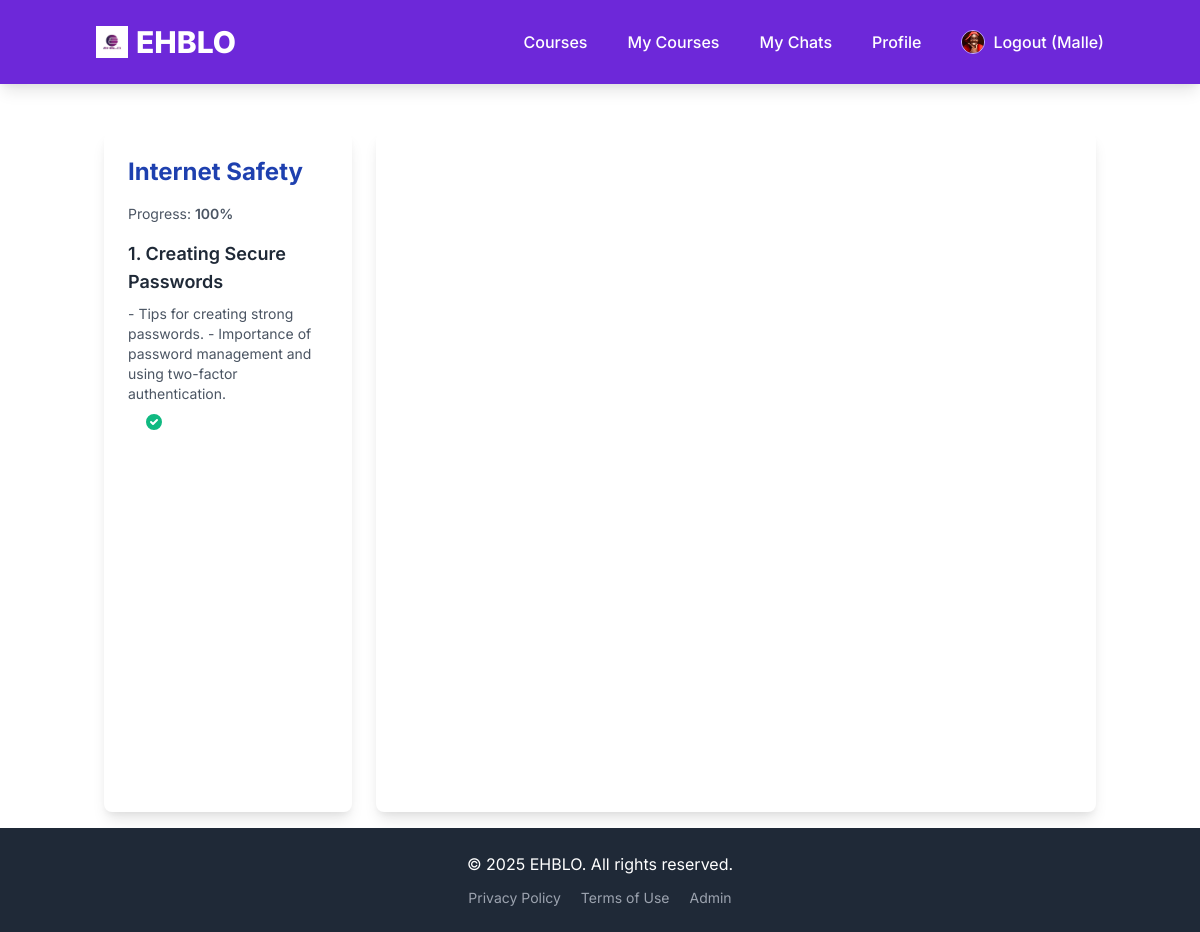
Screenshot of /courses/my-courses/3/ (signed in) with the database file from the repository.
### users/models.py (models this page shows, shortened)
class CustomUser(AbstractUser):
    USER_TYPE_CHOICES = (
        ("student", "Student"),
        ("instructor", "Instructor"),
    )
    user_type = models.CharField(max_length=20, choices=USER_TYPE_CHOICES, default="student")
    bio = models.TextField(blank=True, null=True)
    profile_picture = models.ImageField(upload_to='profile_pics/', blank=True, null=True)
    phone_number = models.CharField(max_length=20, blank=True, null=True)
    country = models.CharField(max_length=100, blank=True, null=True)
    class Meta:
        verbose_name = "User"
        verbose_name_plural = "Users"

### courses/models.py (models this page shows, shortened)
class Course(models.Model):
    instructor = models.ForeignKey(settings.AUTH_USER_MODEL,
                                   on_delete=models.CASCADE,
                                   related_name='courses_created',
                                   limit_choices_to={'user_type': 'instructor'})
    subject = models.ForeignKey(Subject,
                                 on_delete=models.CASCADE,
                                 related_name='courses')
    title = models.CharField(max_length=250)
    slug = models.SlugField(max_length=250, unique=True, blank=True)
    overview = models.TextField()
    created = models.DateTimeField(auto_now_add=True)
    updated = models.DateTimeField(auto_now=True)
    price = models.DecimalField(max_digits=10, decimal_places=2, default=0.00) # 0 for free courses
    is_published = models.BooleanField(default=False)
    tags = TaggableManager(blank=True)
    image = models.ImageField(upload_to='course_thumbnails/', null=True, blank=True)
    class Meta:
        ordering = ('-created',)

class Module(models.Model):
    course = models.ForeignKey(Course,
                               on_delete=models.CASCADE,
                               related_name='modules')
    title = models.CharField(max_length=250)
    description = models.TextField(blank=True)
    order = models.PositiveIntegerField(default=0, blank=True, null=True)
    class Meta:
        ordering = ('order',)
        unique_together = ('course', 'title')

class Content(models.Model):
    module = models.ForeignKey(Module,
                               on_delete=models.CASCADE,
                               related_name='contents')
    title = models.CharField(max_length=250, blank=True)
    order = models.PositiveIntegerField(default=0, blank=True, null=True)
    created = models.DateTimeField(auto_now_add=True)
    updated = models.DateTimeField(auto_now=True)
    content_type = models.ForeignKey(ContentType,
                                     on_delete=models.CASCADE,
                                     limit_choices_to={'model__in':(
                                         'textcontent',
                                         'videocontent',
                                         'imagecontent',
                                         'filecontent')})
    object_id = models.PositiveIntegerField()
    item = GenericForeignKey('content_type', 'object_id')
    class Meta:
        ordering = ('order',)
        unique_together = ('module', 'order')

### courses/views.py (the view)
# urls.py: path('my-courses/<int:enrollment_id>/', views.CoursePlayerView.as_view(), name='course_player_home'), # Start of course
class CoursePlayerView(LoginRequiredMixin, DetailView):
    model = Enrollment
    template_name = 'courses/course_player.html'
    context_object_name = 'enrollment'
    slug_field = 'pk' # We're using enrollment_id as pk for lookup
    def get_object(self, queryset=None):
        enrollment_id = self.kwargs.get('enrollment_id')
        enrollment = get_object_or_404(Enrollment, id=enrollment_id, student=self.request.user)
        return enrollment
    def get_context_data(self, **kwargs):
        context = super().get_context_data(**kwargs)
        enrollment = self.get_object()
        course = enrollment.course
        module_id = self.kwargs.get('module_id')
        content_id = self.kwargs.get('content_id')
        selected_module = None
        selected_content = None
        if module_id:
            try:
                selected_module = course.modules.get(id=module_id)
            except Module.DoesNotExist:
                raise Http404("Module not found in this course.")
        if not selected_module and course.modules.exists():
            selected_module = course.modules.first()
            if selected_module.contents.exists():
                selected_content = selected_module.contents.first()
        elif selected_module and not content_id and selected_module.contents.exists():
            selected_content = selected_module.contents.first()
        elif selected_module and content_id:
            try:
                selected_content = selected_module.contents.get(id=content_id)
            except Content.DoesNotExist:
                raise Http404("Content not found in this module.")
        context['course'] = course
        context['selected_module'] = selected_module
        context['selected_content'] = selected_content
        context['modules'] = course.modules.prefetch_related('contents') # Eager load contents
        total_contents_in_course = course.modules.aggregate(total=Count('contents'))['total']
        context['total_contents_in_course'] = total_contents_in_course
        if selected_content and not enrollment.completed_contents.filter(id=selected_content.id).exists():
            enrollment.completed_contents.add(selected_content)
            messages.success(self.request, f"Marked '{selected_content.title or selected_content.item.__class__.__name__}' as completed!")
        context['completed_content_ids'] = list(enrollment.completed_contents.values_list('id', flat=True))
        context['progress_percentage'] = enrollment.get_progress()
        return context

### courses/models.py (called while the page is built)
    def get_progress(self):
        total_contents = self.course.modules.aggregate(total=models.Count('contents'))['total']
        if not total_contents:
            return 0
        completed_count = self.completed_contents.count()
        return (completed_count / total_contents) * 100

### courses/templates/courses/course_player.html (shortened to what this page needs)
{% extends "base.html" %}
{% load static %}
{% block content %}
<div class="flex flex-col lg:flex-row min-h-screen-minus-header-footer">
    <aside class="w-full lg:w-1/4 bg-white p-6 shadow-lg rounded-lg mb-6 lg:mb-0 lg:mr-6">
        <h2 class="text-2xl font-bold text-blue-800 mb-4">{{ course.title }}</h2>
        <p class="text-sm text-gray-600 mb-4">Progress: <span class="font-semibold">{{ progress_percentage|floatformat:"0" }}%</span></p>
        <ul class="space-y-4">
            {% for module in modules %}
                <li>
                    <h3 class="text-lg font-semibold text-gray-800 mb-2 flex justify-between items-center">
                        <span>{{ module.order }}. {{ module.title }}</span>
                    </h3>
                    {% if module.description %}
                        <p class="text-sm text-gray-600 mb-2">{{ module.description }}</p>
                    {% endif %}
                    <ul class="ml-4 space-y-2">
                        {% for content in module.contents.all %}
                            <li class="flex items-center space-x-2">
                                {% if content.id in completed_content_ids %}
                                    <svg class="w-5 h-5 text-green-500" fill="currentColor" viewBox="0 0 20 20" xmlns="http://www.w3.org/2000/svg"><path fill-rule="evenodd" d="M10 18a8 8 0 100-16 8 8 0 000 16zm3.707-9.293a1 1 0 00-1.414-1.414L9 10.586 7.707 9.293a1 1 0 00-1.414 1.414l2 2a1 1 0 001.414 0l4-4z" clip-rule="evenodd"></path></svg>
                                {% endif %}
                            </li>
                        {% endfor %}
                    </ul>
                </li>
            {% endfor %}
        </ul>
    </aside>
    <main class="flex-grow bg-white p-8 shadow-lg rounded-lg">
    </main>
</div>
{% endblock %}

### templates/base.html (shortened to what this page needs)
<!DOCTYPE html>
<html lang="en">
<head>
    {% load static %}
    <link href="https://cdn.jsdelivr.net/npm/tailwindcss@2.2.19/dist/tailwind.min.css" rel="stylesheet">
</head>
<body class="flex flex-col min-h-screen">
    <nav class="bg-purple-700 p-4 shadow-lg">
        <div class="container mx-auto flex flex-wrap justify-between items-center">
            <a href="{% url 'home' %}" class="text-white text-3xl font-extrabold rounded-lg p-2 hover:bg-purple-800 transition duration-300 flex items-center space-x-2">
                <img src="{% static 'images/logo.png' %}" alt="EHBLO Logo" class="h-8 w-8 object-contain">
                <span>EHBLO</span>
            </a>
            <div id="nav-menu" class="hidden lg:flex flex-grow lg:flex-grow-0 lg:items-center w-full lg:w-auto mt-4 lg:mt-0">
                <div class="flex flex-col lg:flex-row lg:space-x-6 space-y-3 lg:space-y-0 lg:ml-auto">
                    <a href="{% url 'course_list' %}" class="text-white hover:text-purple-200 p-2 rounded-lg hover:bg-purple-800 transition duration-300 font-medium">Courses</a>
                    {% if user.is_authenticated %}
                        <a href="{% url 'my_courses' %}" class="text-white hover:text-purple-200 p-2 rounded-lg hover:bg-purple-800 transition duration-300 font-medium">My Courses</a>
                        <a href="{% url 'my_chats' %}" class="text-white hover:text-purple-200 p-2 rounded-lg hover:bg-purple-800 transition duration-300 font-medium">My Chats</a>
                        <a href="{% url 'profile' %}" class="text-white hover:text-purple-200 p-2 rounded-lg hover:bg-purple-800 transition duration-300 font-medium">Profile</a>
                        <form action="{% url 'logout' %}" method="post" class="inline-block">
                            <button type="submit" class="text-white hover:text-purple-200 p-2 rounded-lg hover:bg-purple-800 transition duration-300 font-medium cursor-pointer flex items-center space-x-2">
                                {% if user.profile_picture %}
                                    <img src="{{ user.profile_picture.url }}" alt="Profile" class="w-6 h-6 rounded-full object-cover border border-purple-300">
                                {% else %}
                                    <img src="{% static 'images/default_profile_pic.png' %}" alt="Default Profile" class="w-6 h-6 rounded-full object-cover border border-gray-300">
                                {% endif %}
                                <span>Logout ({{ user.username }})</span>
                            </button>
                        </form>
                    {% else %}
                        <a href="{% url 'login' %}" class="text-white hover:text-purple-200 p-2 rounded-lg hover:bg-purple-800 transition duration-300 font-medium">Login</a>
                        <a href="{% url 'signup' %}" class="text-white bg-purple-600 px-4 py-2 rounded-lg hover:bg-purple-500 transition duration-300 font-medium">Sign Up</a>
                    {% endif %}
                </div>
            </div>
        </div>
    </nav>
    <main class="container mx-auto mt-8 p-4 flex-grow">
        {% block content %}
        {% endblock %}
    </main>
    <footer class="bg-gray-800 text-white p-6 mt-auto">
        <div class="container mx-auto text-center">
            <p>&copy; {% now "Y" %} EHBLO. All rights reserved.</p>
            <div class="mt-3 space-x-4 text-sm">
                <a href="#" class="text-gray-400 hover:text-white transition duration-300">Privacy Policy</a>
                <a href="#" class="text-gray-400 hover:text-white transition duration-300">Terms of Use</a>
                <a href="{% url 'admin:index' %}" class="text-gray-400 hover:text-white transition duration-300">Admin</a>
            </div>
        </div>
    </footer>
</body>
</html>

### templates/base.html (style rules this page uses)
body { font-family: 'Inter', sans-serif; @apply bg-gray-50; }
.min-h-screen-minus-header-footer { min-height: calc(100vh - 120px); }

### rows the page displays
CustomUser: profile_picture (picture), username "Malle"
Course: title "Internet Safety"
Module: order "1", title "Creating Secure Passwords", description "- Tips for creating strong passwords. - Importance of password management and using two-factor authentication."

### other values shown
{{ progress_percentage|floatformat:"0" }} "100"
